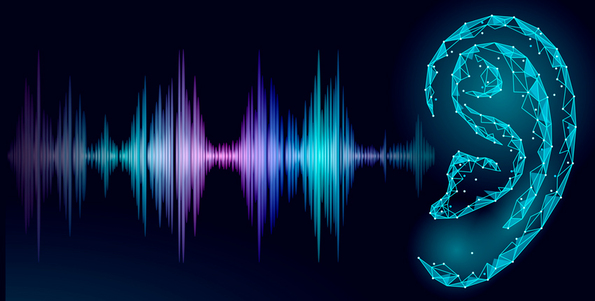
#> input picture Interface/Ear-splash (595x301).jpg, 595 x 301 px; its folder holds only this picture in this run
$ python -i '1__feature_extraction(LBP_ALBP_LLBP).py'   (imports and definitions only)
#> lines starting #> are read from the running program, lines starting #| are printed output that depends on the picture
import os
import cv2
import csv
import numpy as np
import pandas as pd
import random


# ======================================================================================
# Preprocessing Methods

def augmenter_image(image):
    angle = random.randint(-10, 10)
    height, width = image.shape[:2]
    rotation_matrix = cv2.getRotationMatrix2D((width / 2, height / 2), angle, 1)
    rotated_image = cv2.warpAffine(image, rotation_matrix, (width, height))
    return rotated_image


def redimensionner_image(image, width, height):
    return cv2.resize(image, (width, height))


def is_image_file(file_path):
    return file_path.lower().endswith('.png')


def rgb2gray(rgb):
    return np.dot(rgb[..., :3], [0.2989, 0.5870, 0.1140]).astype('int')

# =====================================================================================
# CSV_Extraction Method

def save_image_to_csv(image, file_path):
    with open(file_path, 'w', newline='') as file:
        writer = csv.writer(file)
        writer.writerows(image)

def load_image_from_csv(file_path):
    with open(file_path, 'r') as file:
        reader = csv.reader(file)
        data = list(reader)
        image = np.array(data).astype(np.uint8)
    return image


# =====================================================================================
# Feature Extraction

# from skimage import feature, color, io

# def compute_lbp(image, radius=1, n_points=8, method='uniform'):
#     """
#     Extracts the Local Binary Pattern (LBP) image from the given image.

#     :param image: Input image (grayscale or RGB).
#     :param radius: Radius of the circular neighborhood.
#     :param n_points: Number of points in the circular neighborhood.
#     :param method: LBP computation method ('default', 'ror', 'uniform', 'var').
#     :return: LBP image.
#     """
#     # Convert RGB image to grayscale if needed
#     if len(image.shape) == 3 and image.shape[2] == 3:
#         image = color.rgb2gray(image)

#     # Compute the Local Binary Pattern
#     lbp = feature.local_binary_pattern(image, n_points, radius, method=method)

#     return lbp

def compute_lbp(image):
    # Définir les valeurs de LBP aléatoires pour chaque direction
    random_lbps = np.random.randint(0, 256, (8, 3, 3))

    # Étendre les dimensions de l'image pour faciliter le calcul des LBP
    extended_image = np.pad(image, ((1, 1), (1, 1)), mode='constant')

    # Calculer les valeurs LBP pour chaque pixel de l'image
    lbp_img = np.zeros_like(image)
    for i in range(1, image.shape[0] + 1):
        for j in range(1, image.shape[1] + 1):
            grid = extended_image[i - 1:i + 2, j - 1:j + 2]
            lbp_value = 0
            for k in range(8):
                mask = random_lbps[k] >= grid
                lbp_value += 2**k * np.sum(mask)
            lbp_img[i - 1, j - 1] = lbp_value

    return lbp_img

def compute_llbp(image):
    llbp_image = np.zeros_like(image, dtype=np.float32)
    weights = np.array([[1, 2, 1], [2, 4, 2], [1, 2, 1]], dtype=np.float32) / 16
    for i in range(1, image.shape[0] - 1):
        for j in range(1, image.shape[1] - 1):
            value = 0
            for m in range(-1, 2):
                for n in range(-1, 2):
                    value += image[i + m, j + n] * weights[m + 1, n + 1]
            llbp_image[i, j] = np.clip(value, 0, 255)
    return llbp_image

def compute_albp(image):
    albp_image = np.zeros_like(image)
    for i in range(1, image.shape[0] - 1):
        for j in range(1, image.shape[1] - 1):
            center = image[i, j]
            value = 0
            for m in range(-1, 2):
                for n in range(-1, 2):
                    if m != 0 or n != 0:
                        value += int(image[i + m, j + n] >= center) * 2**((3 * (m + 1)) + (n + 1))
            albp_image[i, j] = np.clip(value, 0, 255)
    return albp_image


# =====================================================================================
# Application

def process_image(image_path, output_folder):
#> called with image_path = '../../Interface/Ear-splash (595x301).jpg', output_folder = 'out.png'
    image = cv2.imread(image_path)
#> image is the input picture: shape (301, 595, 3); mean B, G, R 61.9, 32.8, 8.8
    if image is None:
        print(f"Failed to load image: {image_path}")
        return

    # Creation of LBP|LLBP|ALBP Folders
    person_name = os.path.basename(os.path.dirname(image_path))     # Get the person id
    # person_output_folder = os.path.join(output_folder, person_name) # Get the person folder
    person_output_folder = output_folder
    lbp_folder = os.path.join(person_output_folder, 'LBP')
    llbp_folder = os.path.join(person_output_folder, 'LLBP')
    albp_folder = os.path.join(person_output_folder, 'ALBP')
    os.makedirs(lbp_folder, exist_ok=True)
    os.makedirs(llbp_folder, exist_ok=True)
    os.makedirs(albp_folder, exist_ok=True)


    augmented_images = []
    for _ in range(2):  # 2 augmentations par image
        augmented_image = augmenter_image(image)
        augmented_images.append(augmented_image)
#> after the loop, augmented_images = 2 items

    for i, augmented_image in enumerate(augmented_images, start=1):

        # Filtering
        filtered_image = cv2.GaussianBlur(augmented_image, (5, 5), 0)
        # Gray_Scaling
        gray_image = cv2.cvtColor(filtered_image, cv2.COLOR_BGR2GRAY)
        # Resizing
        width, height = 100, 150
        resized_image = redimensionner_image(gray_image, width, height)

        # Compute LBP|ALBP|LLBP (Features Extraction)
        lbp_img = compute_lbp(resized_image)
        llbp_img = compute_llbp(resized_image)
        albp_img = compute_albp(resized_image)

        # Save LBP|ALBP|LLBP image to CSV
        lbp_image_path = lbp_folder + f'/lbp_features_{os.path.splitext(os.path.basename(image_path))[0]}_{i}.csv'
        llbp_image_path = llbp_folder + f'/llbp_features_{os.path.splitext(os.path.basename(image_path))[0]}_{i}.csv'
        albp_image_path = albp_folder + f'/albp_features_{os.path.splitext(os.path.basename(image_path))[0]}_{i}.csv'
        save_image_to_csv(lbp_img, lbp_image_path)
        save_image_to_csv(llbp_img, llbp_image_path)
        save_image_to_csv(albp_img, albp_image_path)
#> this loop made 2 passes
#> (i, width, height) on passes 1 to 2: (1, 100, 150), (2, 100, 150)
#> pass 1, in compute_lbp, `extended_image = np.pad(image, ((1, 1), (1, 1)), mode='constant')`:
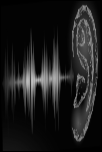
#> extended_image: shape (152, 102); min 0, max 192, mean 27.8
#> after the loop:
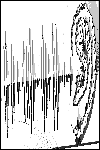
#> albp_img: shape (150, 100); min 0, max 255, mean 206.7
#> after the loop:
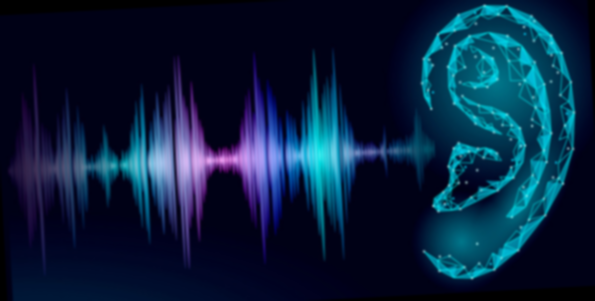
#> filtered_image: shape (301, 595, 3); mean B, G, R 60.7, 32.4, 8.8
#> after the loop:
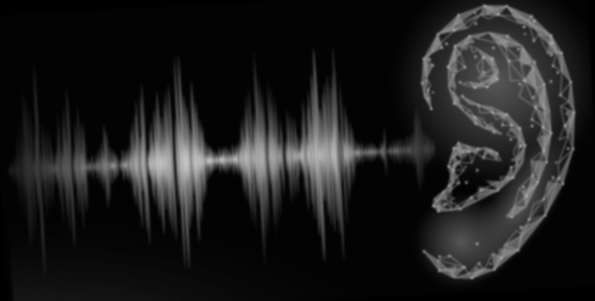
#> gray_image: shape (301, 595); min 0, max 196, mean 28.6
#> after the loop:
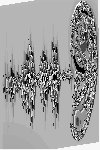
#> lbp_img: shape (150, 100); min 0, max 255, mean 157.2
#> after the loop:
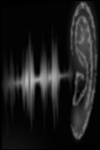
#> llbp_img: shape (150, 100) float32; min 0, max 185.3, mean 28.4
#> after the loop:
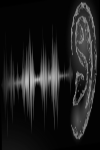
#> resized_image: shape (150, 100); min 0, max 193, mean 28.6
        # print(lbp_image_path)
        # print(llbp_image_path)
        # print(albp_image_path)


def preprocess_images(database_folder, output_folder):
    os.makedirs(output_folder, exist_ok=True)

    for person_folder in os.listdir(database_folder):
        person_folder_path = os.path.join(database_folder, person_folder)   # data/AMI/X
        print(person_folder_path)
        if os.path.isdir(person_folder_path):
            person_output_folder = os.path.join(output_folder, person_folder)   # output_folder/X
            os.makedirs(person_output_folder, exist_ok=True)

            for image_file in os.listdir(person_folder_path):
                if is_image_file(image_file):
                    image_path = os.path.join(person_folder_path, image_file)   # data/AMI/X/img.png
                    process_image(image_path, person_output_folder)


def main():
    database_folder = 'C:/Users/PC-MOH/Desktop/Deep leanring/AMI'
    preprocessed_folder = 'data/extract_features'
    # lbp_folder = 'data/lbp_features'

    preprocess_images(database_folder, preprocessed_folder)
    # preprocess_images(preprocessed_folder, lbp_folder)


# [2 lines not run here, left out]

>>> result = process_image('../../Interface/Ear-splash (595x301).jpg', 'out.png')

$ run again, on Interface/Netzwerk_04.jpg
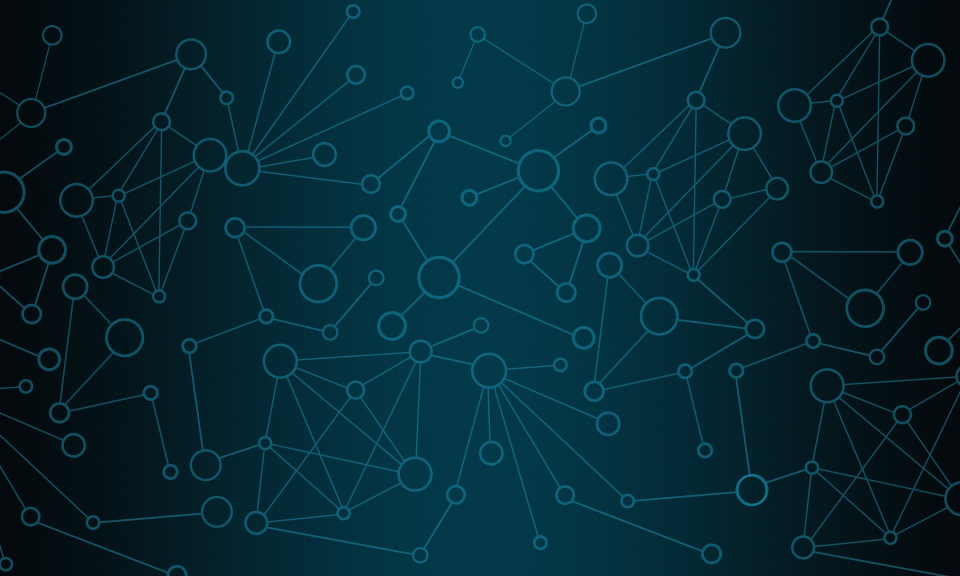
#> input picture Interface/Netzwerk_04.jpg, 1920 x 1152 px (shown at 1/2 size)
#> in process_image, image is the input picture: shape (1152, 1920, 3); mean B, G, R 50.2, 39.2, 4.7
#> after the loop in process_image, `for _ in range(2):`: augmented_images = 2 items
#> the loop in process_image, `for i, augmented_image in enumerate(augmented_images, start=1):` made 2 passes
#> (i, width, height) on passes 1 to 2: (1, 100, 150), (2, 100, 150)
#> after the loop in process_image, `for i, augmented_image in enumerate(augmented_images, start=1):`:
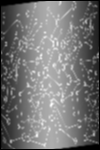
#> llbp_img: shape (150, 100) float32; min 0, max 63.62, mean 29.1; drawn with min black and max white
#> after the loop in process_image, `for i, augmented_image in enumerate(augmented_images, start=1):`:
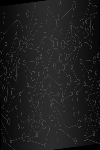
#> resized_image: shape (150, 100); min 0, max 88, mean 29.5
